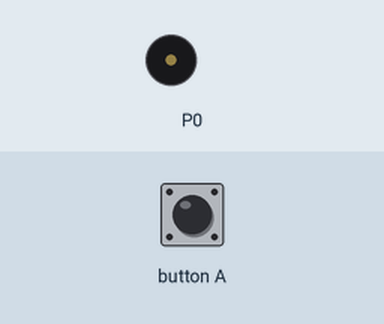
The program below on a simulated BBC micro:bit (MakeCode). On the bench: buzzer (waves = sounding). The inputs (shaded band) are chosen by the test bench.

Above: at 1.2 s.
1.3 s: button A pressed for 0.15 s
At 1.7 s:
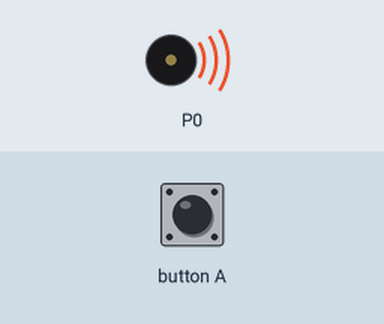
Timing chart, 0 to 4.7 s (numbered marks = the images above; inputs shaded):
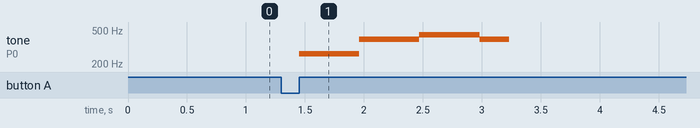

Measured:
- after the input at 1.3 s, tone on P0: plays 262 Hz for 0.51 s, 392 Hz for 0.51 s, 440 Hz for 0.51 s, 392 Hz for 0.25 s, starting after 0.15 s

The program:

main.ts
```typescript
input.onButtonPressed(Button.A, function () {
    music.play(music.tonePlayable(262, music.beat(BeatFraction.Half)), music.PlaybackMode.UntilDone)
    music.play(music.tonePlayable(262, music.beat(BeatFraction.Half)), music.PlaybackMode.UntilDone)
    music.play(music.tonePlayable(392, music.beat(BeatFraction.Half)), music.PlaybackMode.UntilDone)
    music.play(music.tonePlayable(392, music.beat(BeatFraction.Half)), music.PlaybackMode.UntilDone)
    music.play(music.tonePlayable(440, music.beat(BeatFraction.Half)), music.PlaybackMode.UntilDone)
    music.play(music.tonePlayable(440, music.beat(BeatFraction.Half)), music.PlaybackMode.UntilDone)
    music.play(music.tonePlayable(392, music.beat(BeatFraction.Half)), music.PlaybackMode.UntilDone)
})
basic.forever(function () {

})
```

test.ts
```typescript
// 在此处测试；当此软件包作为插件使用时，将不会编译此软件包。
```
